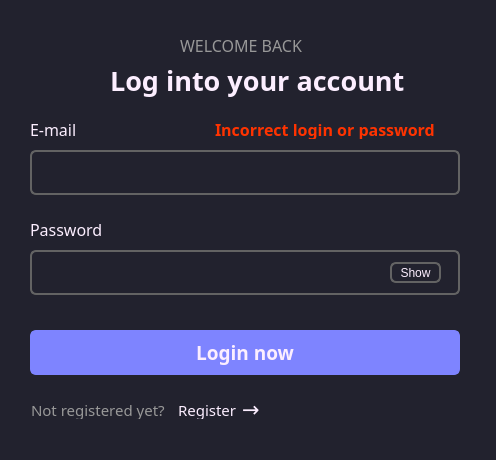
<?xml version="1.0" encoding="UTF-8"?>
<ui version="4.0">
 <class>Login</class>
 <widget class="QWidget" name="Login">
  <property name="geometry">
   <rect>
    <x>0</x>
    <y>0</y>
    <width>496</width>
    <height>460</height>
   </rect>
  </property>
  <property name="windowTitle">
   <string>Form</string>
  </property>
  <property name="styleSheet">
   <string notr="true">background-color: #22222e
</string>
  </property>
  <widget class="QPushButton" name="registration">
   <property name="geometry">
    <rect>
     <x>178</x>
     <y>400</y>
     <width>91</width>
     <height>19</height>
    </rect>
   </property>
   <property name="sizePolicy">
    <sizepolicy hsizetype="Fixed" vsizetype="Fixed">
     <horstretch>0</horstretch>
     <verstretch>0</verstretch>
    </sizepolicy>
   </property>
   <property name="font">
    <font>
     <family>Montserrat</family>
     <pointsize>11</pointsize>
     <italic>false</italic>
     <bold>false</bold>
     <underline>false</underline>
    </font>
   </property>
   <property name="styleSheet">
    <string notr="true">QPushButton {
	color:rgb(252, 238, 255);
	border:2px;
	text-align:left;
}
QPushButton:hover{
	border-bottom: 1px solid white;
	font: black &quot;Montserrat&quot;;
}

</string>
   </property>
   <property name="text">
    <string>Register </string>
   </property>
  </widget>
  <widget class="QLabel" name="label_3">
   <property name="geometry">
    <rect>
     <x>31</x>
     <y>400</y>
     <width>143</width>
     <height>19</height>
    </rect>
   </property>
   <property name="font">
    <font>
     <family>Montserrat</family>
     <pointsize>11</pointsize>
    </font>
   </property>
   <property name="styleSheet">
    <string notr="true">color:rgb(152, 152, 152);
</string>
   </property>
   <property name="text">
    <string>Not registered yet?</string>
   </property>
  </widget>
  <widget class="QPushButton" name="login">
   <property name="geometry">
    <rect>
     <x>30</x>
     <y>330</y>
     <width>430</width>
     <height>45</height>
    </rect>
   </property>
   <property name="font">
    <font>
     <family>Century Gothic</family>
     <pointsize>14</pointsize>
     <bold>true</bold>
    </font>
   </property>
   <property name="styleSheet">
    <string notr="true">color: rgb(252, 238, 255);
background-color: rgb(126, 132, 255);               
border: 2px solid rgb(126, 132, 255);
border-radius: 6px;



</string>
   </property>
   <property name="text">
    <string>Login now</string>
   </property>
   <property name="checkable">
    <bool>false</bool>
   </property>
   <property name="checked">
    <bool>false</bool>
   </property>
   <property name="default">
    <bool>false</bool>
   </property>
   <property name="flat">
    <bool>false</bool>
   </property>
  </widget>
  <widget class="QLabel" name="label_4">
   <property name="geometry">
    <rect>
     <x>180</x>
     <y>30</y>
     <width>141</width>
     <height>31</height>
    </rect>
   </property>
   <property name="font">
    <font>
     <family>Montserrat</family>
     <pointsize>12</pointsize>
    </font>
   </property>
   <property name="styleSheet">
    <string notr="true">color:rgb(152, 152, 152);</string>
   </property>
   <property name="text">
    <string>WELCOME BACK</string>
   </property>
  </widget>
  <widget class="QLabel" name="label_5">
   <property name="geometry">
    <rect>
     <x>110</x>
     <y>60</y>
     <width>311</width>
     <height>41</height>
    </rect>
   </property>
   <property name="font">
    <font>
     <family>Century Gothic</family>
     <pointsize>20</pointsize>
     <italic>false</italic>
     <bold>true</bold>
    </font>
   </property>
   <property name="styleSheet">
    <string notr="true">color:rgb(252, 238, 255);
font: bold</string>
   </property>
   <property name="text">
    <string>Log into your account</string>
   </property>
  </widget>
  <widget class="QLabel" name="label_2">
   <property name="geometry">
    <rect>
     <x>30</x>
     <y>220</y>
     <width>81</width>
     <height>19</height>
    </rect>
   </property>
   <property name="font">
    <font>
     <family>Montserrat</family>
     <pointsize>12</pointsize>
    </font>
   </property>
   <property name="styleSheet">
    <string notr="true">background-color: #22222e;
color:rgb(252, 238, 255);</string>
   </property>
   <property name="text">
    <string>Password</string>
   </property>
  </widget>
  <widget class="QLabel" name="label">
   <property name="geometry">
    <rect>
     <x>30</x>
     <y>120</y>
     <width>61</width>
     <height>19</height>
    </rect>
   </property>
   <property name="font">
    <font>
     <family>Montserrat</family>
     <pointsize>12</pointsize>
    </font>
   </property>
   <property name="styleSheet">
    <string notr="true">background-color: #22222e;
color:rgb(252, 238, 255);</string>
   </property>
   <property name="text">
    <string>E-mail</string>
   </property>
  </widget>
  <widget class="QLineEdit" name="email">
   <property name="geometry">
    <rect>
     <x>30</x>
     <y>150</y>
     <width>430</width>
     <height>45</height>
    </rect>
   </property>
   <property name="font">
    <font>
     <family>Candara</family>
     <pointsize>14</pointsize>
     <bold>false</bold>
    </font>
   </property>
   <property name="focusPolicy">
    <enum>Qt::StrongFocus</enum>
   </property>
   <property name="styleSheet">
    <string notr="true">QLineEdit {
background-color: #22222e;
color:rgb(252, 238, 255);
border:2px solid rgb(99, 99, 99);
border-radius: 6px;
}
QLineEdit:focus{
background-color: #22222e;
color:rgb(252, 238, 255);
border:3px solid rgb(190, 190, 190);
border-radius: 6px;
}
</string>
   </property>
  </widget>
  <widget class="QLineEdit" name="password">
   <property name="geometry">
    <rect>
     <x>30</x>
     <y>250</y>
     <width>430</width>
     <height>45</height>
    </rect>
   </property>
   <property name="font">
    <font>
     <family>Candara</family>
     <pointsize>14</pointsize>
    </font>
   </property>
   <property name="styleSheet">
    <string notr="true">QLineEdit {
background-color: #22222e;
color:rgb(252, 238, 255);
border:2px solid rgb(99, 99, 99);
border-radius: 6px;
}
QLineEdit:focus{
background-color: #22222e;
color:rgb(252, 238, 255);
border:3px solid rgb(190, 190, 190);
border-radius: 6px;
}

</string>
   </property>
   <property name="echoMode">
    <enum>QLineEdit::Password</enum>
   </property>
   <property name="clearButtonEnabled">
    <bool>false</bool>
   </property>
  </widget>
  <widget class="QLabel" name="label_6">
   <property name="geometry">
    <rect>
     <x>242</x>
     <y>393</y>
     <width>61</width>
     <height>31</height>
    </rect>
   </property>
   <property name="font">
    <font>
     <family>Montserrat</family>
     <pointsize>16</pointsize>
     <bold>false</bold>
    </font>
   </property>
   <property name="styleSheet">
    <string notr="true">color:rgb(252, 238, 255);</string>
   </property>
   <property name="text">
    <string>→</string>
   </property>
  </widget>
  <widget class="QPushButton" name="show">
   <property name="geometry">
    <rect>
     <x>390</x>
     <y>262</y>
     <width>51</width>
     <height>21</height>
    </rect>
   </property>
   <property name="styleSheet">
    <string notr="true">background-color: #22222e;
color:rgb(252, 238, 255);
border:2px solid rgb(99, 99, 99);
border-radius: 6px;
</string>
   </property>
   <property name="text">
    <string>Show</string>
   </property>
  </widget>
  <widget class="QLabel" name="error">
   <property name="geometry">
    <rect>
     <x>215</x>
     <y>120</y>
     <width>251</width>
     <height>19</height>
    </rect>
   </property>
   <property name="font">
    <font>
     <family>Montserrat</family>
     <pointsize>12</pointsize>
     <bold>true</bold>
    </font>
   </property>
   <property name="styleSheet">
    <string notr="true">color:rgb(255, 51, 0);</string>
   </property>
   <property name="text">
    <string>Incorrect login or password</string>
   </property>
  </widget>
 </widget>
 <resources/>
 <connections/>
</ui>
